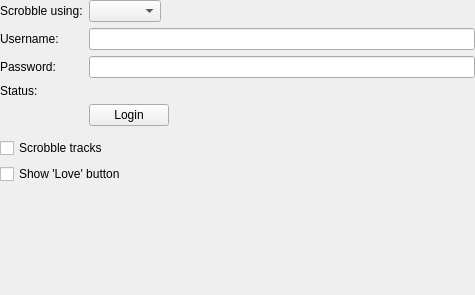
<?xml version="1.0" encoding="UTF-8"?>
<ui version="4.0">
 <class>ScrobblingSettings</class>
 <widget class="QWidget" name="ScrobblingSettings">
  <property name="geometry">
   <rect>
    <x>0</x>
    <y>0</y>
    <width>475</width>
    <height>295</height>
   </rect>
  </property>
  <layout class="QFormLayout" name="formLayout">
   <property name="leftMargin">
    <number>0</number>
   </property>
   <property name="topMargin">
    <number>0</number>
   </property>
   <property name="rightMargin">
    <number>0</number>
   </property>
   <property name="bottomMargin">
    <number>0</number>
   </property>
   <property name="fieldGrowthPolicy">
    <enum>QFormLayout::ExpandingFieldsGrow</enum>
   </property>
   <item row="0" column="0">
    <widget class="BuddyLabel" name="scrobblerLabel">
     <property name="text">
      <string>Scrobble using:</string>
     </property>
     <property name="buddy">
      <cstring>scrobbler</cstring>
     </property>
    </widget>
   </item>
   <item row="0" column="1">
    <layout class="QHBoxLayout" name="scrobblerLayout">
     <property name="margin">
      <number>0</number>
     </property>
     <property name="spacing">
      <number>0</number>
     </property>
     <item>
      <widget class="QComboBox" name="scrobbler"/>
     </item>
     <item>
     <widget class="QLabel" name="scrobblerName"/>
     </item>
    </layout>
   </item>
   <item row="1" column="0">
    <widget class="BuddyLabel" name="userLabel">
     <property name="text">
      <string>Username:</string>
     </property>
     <property name="buddy">
      <cstring>user</cstring>
     </property>
    </widget>
   </item>
   <item row="1" column="1">
    <widget class="LineEdit" name="user"/>
   </item>
   <item row="2" column="0">
    <widget class="BuddyLabel" name="passLabel">
     <property name="text">
      <string>Password:</string>
     </property>
     <property name="buddy">
      <cstring>pass</cstring>
     </property>
    </widget>
   </item>
   <item row="2" column="1">
    <widget class="LineEdit" name="pass">
     <property name="echoMode">
      <enum>QLineEdit::Password</enum>
     </property>
    </widget>
   </item>
   <item row="3" column="0">
    <widget class="QLabel" name="statusLabel">
     <property name="text">
      <string>Status:</string>
     </property>
    </widget>
   </item>
   <item row="3" column="1">
    <widget class="QLabel" name="loginStatusLabel">
     <property name="sizePolicy">
       <sizepolicy hsizetype="MinimumExpanding" vsizetype="Preferred">
       <horstretch>0</horstretch>
       <verstretch>0</verstretch>
      </sizepolicy>
     </property>
     <property name="text">
      <string/>
     </property>
    </widget>
   </item>
   <item row="4" column="1">
    <widget class="QPushButton" name="loginButton">
     <property name="sizePolicy">
      <sizepolicy hsizetype="Preferred" vsizetype="Fixed">
       <horstretch>0</horstretch>
       <verstretch>0</verstretch>
      </sizepolicy>
     </property>
     <property name="text">
      <string>Login</string>
     </property>
    </widget>
   </item>
   <item row="5" column="0" colspan="2">
    <widget class="MessageWidget" name="messageWidget">
     <property name="frameShape">
      <enum>QFrame::StyledPanel</enum>
     </property>
     <property name="frameShadow">
      <enum>QFrame::Raised</enum>
     </property>
    </widget>
   </item>
   <item row="6" column="0" colspan="2">
    <widget class="QCheckBox" name="enableScrobbling">
     <property name="text">
      <string>Scrobble tracks</string>
     </property>
    </widget>
   </item>
   <item row="7" column="0" colspan="2">
    <widget class="QCheckBox" name="showLove">
     <property name="text">
      <string>Show 'Love' button</string>
     </property>
    </widget>
   </item>
   <item row="8" column="0" colspan="2">
    <widget class="NoteLabel" name="noteLabel"/>
   </item>
   <item row="9" column="0">
    <spacer name="expandingSpacer">
     <property name="orientation">
      <enum>Qt::Vertical</enum>
     </property>
     <property name="sizeHint" stdset="0">
      <size>
       <width>20</width>
       <height>0</height>
      </size>
     </property>
    </spacer>
   </item>
  </layout>
 </widget>
 <customwidgets>
  <customwidget>
   <class>LineEdit</class>
   <extends>QLineEdit</extends>
   <header>support/lineedit.h</header>
  </customwidget>
  <customwidget>
   <class>BuddyLabel</class>
   <extends>QLabel</extends>
   <header>support/buddylabel.h</header>
  </customwidget>
  <customwidget>
   <class>NoteLabel</class>
   <extends>QLabel</extends>
   <header>widgets/notelabel.h</header>
  </customwidget>
  <customwidget>
   <class>MessageWidget</class>
   <extends>QFrame</extends>
   <header>support/messagewidget.h</header>
   <container>1</container>
  </customwidget>
 </customwidgets>
 <resources/>
 <connections/>
</ui>
